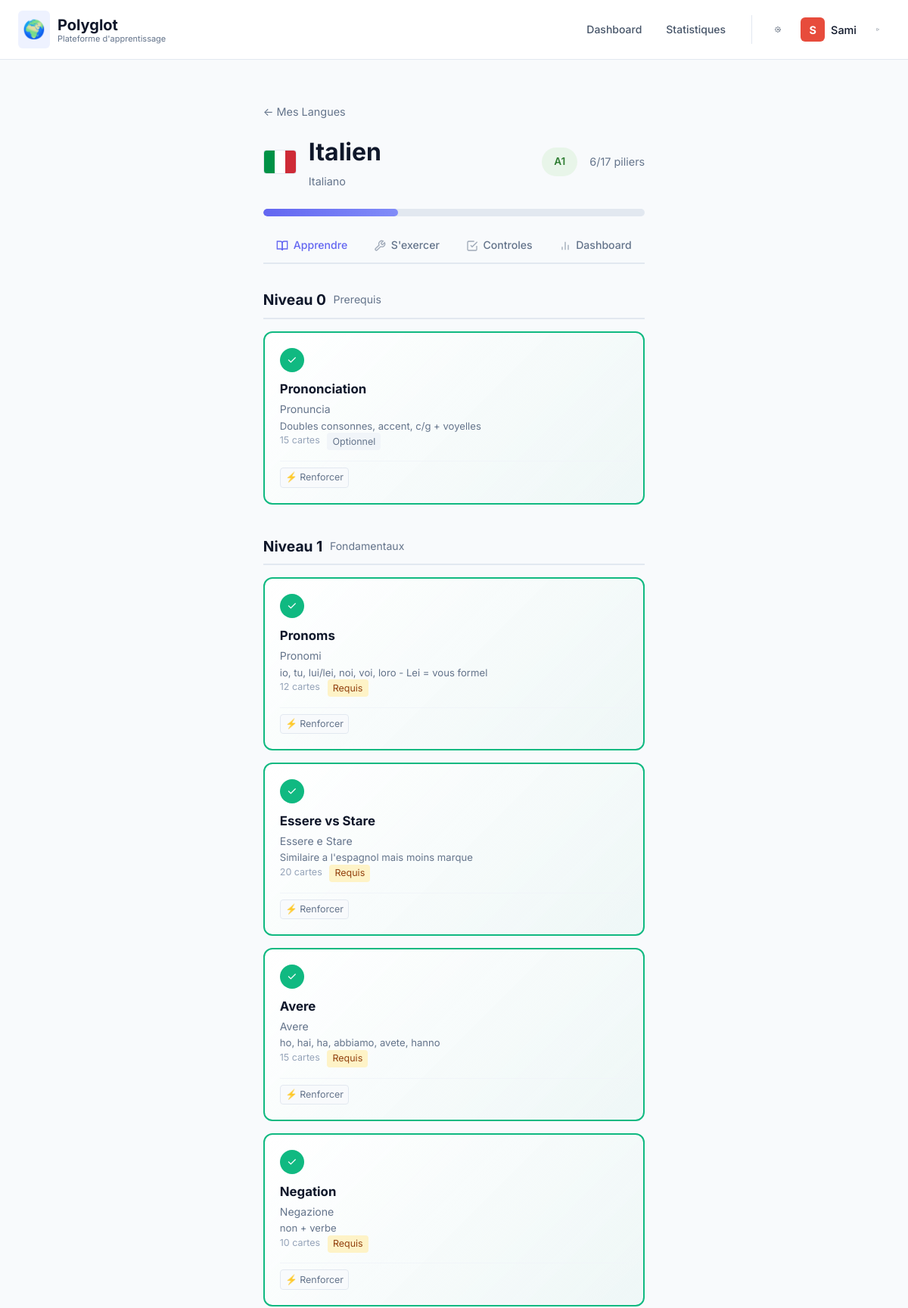
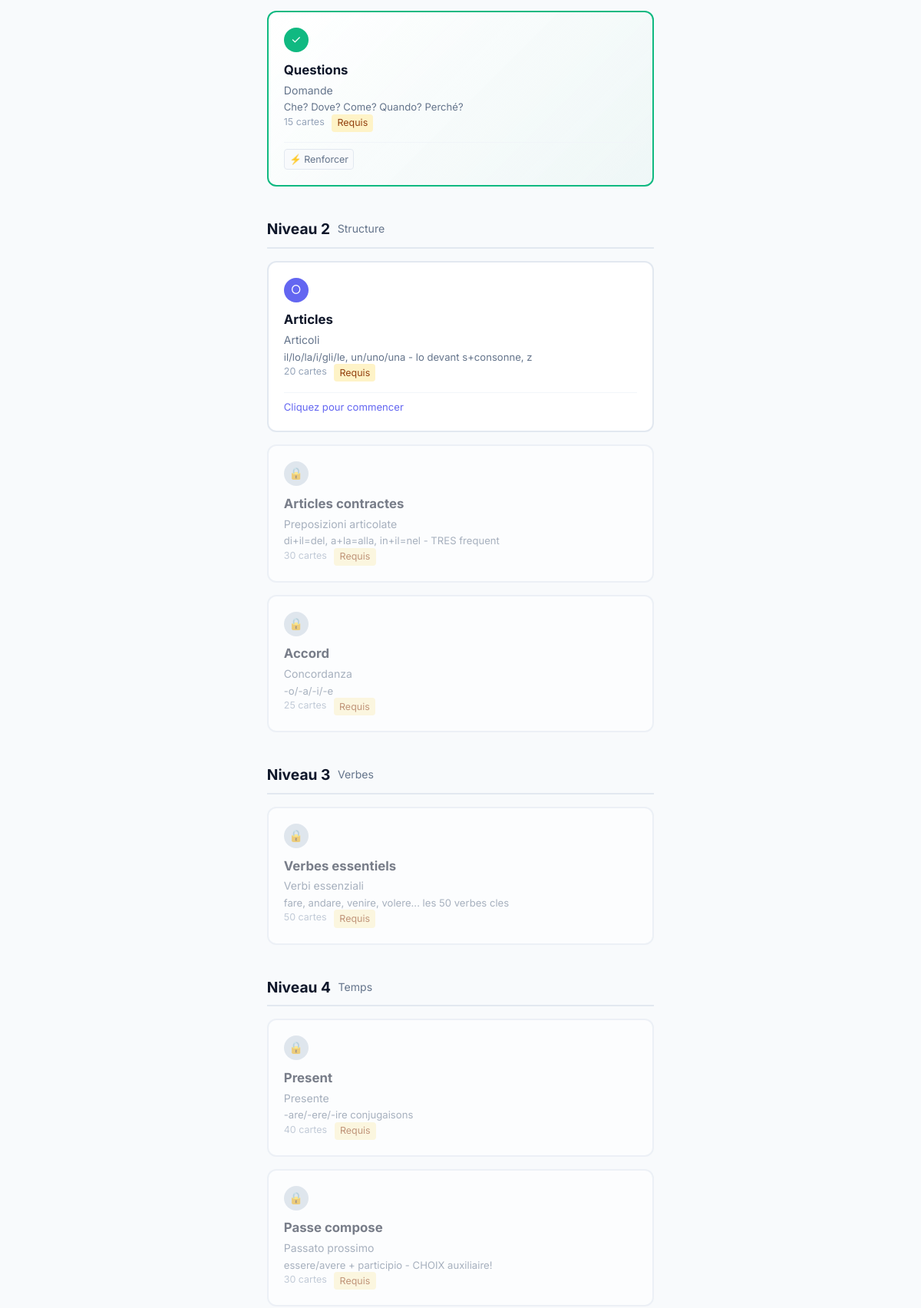
Screenshot of /pillars/it (signed in, upper part) with the database file from the repository (2 pictures, top to bottom).
### app/models.py (models this page shows, shortened)
class User(UserMixin, db.Model):
    id = db.Column(db.Integer, primary_key=True)
    username = db.Column(db.String(80), unique=True, nullable=False)
    password_hash = db.Column(db.String(256))  # Password obligatoire pour nouveaux users
    is_pro = db.Column(db.Boolean, default=False)
    avatar_color = db.Column(db.String(7), default='#3498db')
    created_at = db.Column(db.DateTime, default=datetime.utcnow)
    learner_profile = db.Column(db.JSON, default=lambda: {
        'native_language': 'fr',
        'known_languages': [],  # [{code, level, years}]
        'learning_style': 'balanced',  # visual, auditory, reading, kinesthetic, balanced
        'correction_preference': 'moderate',  # strict, moderate, encouraging
        'goals': [],  # conversation, travel, work, exams, culture
        'daily_time_available': 30  # minutes
    })
    decks = db.relationship('Deck', backref='user', lazy=True, cascade='all, delete-orphan')
    languages = db.relationship('UserLanguage', backref='user', lazy=True, cascade='all, delete-orphan')

class UserLanguage(db.Model):
    id = db.Column(db.Integer, primary_key=True)
    user_id = db.Column(db.Integer, db.ForeignKey('user.id'), nullable=False)
    language_code = db.Column(db.String(10), nullable=False)  # 'ja', 'tr', 'es', 'ru', 'it', 'zh', 'ko'
    estimated_level = db.Column(db.String(5), default='A0')  # CECRL: A0, A1, A2, B1, B2, C1, C2
    started_at = db.Column(db.DateTime, default=datetime.utcnow)
    last_activity = db.Column(db.DateTime, default=datetime.utcnow)
    pillar_progress = db.Column(db.JSON, default=dict)
    show_romanization = db.Column(db.Boolean, default=True)  # Show romaji/pinyin etc.
    bridge_language = db.Column(db.String(10))  # Language to use for explanations (e.g., 'en' if user knows English well)
    total_study_time = db.Column(db.Integer, default=0)  # in minutes
    sessions_completed = db.Column(db.Integer, default=0)
    def get_pillar_status(self, pillar_id):
        if not self.pillar_progress:
            return {'status': 'locked', 'mastery': 0}
        return self.pillar_progress.get(pillar_id, {'status': 'locked', 'mastery': 0})

### app/routes/pillars.py (the view)
@bp.route('/<lang>')
def language_view(lang):
    if not g.user:
        return redirect(url_for('auth.login'))
    lang_config = get_language(lang)
    if not lang_config:
        flash(f"Langue '{lang}' non supportee", 'error')
        return redirect(url_for('pillars.index'))
    user_language = UserLanguage.query.filter_by(
        user_id=g.user.id,
        language_code=lang
    ).first()
    if not user_language:
        return redirect(url_for('pillars.onboarding', lang=lang))
    pillars_by_level = {}
    completed_pillars = []
    for pillar in lang_config['pillars']:
        progress = user_language.get_pillar_status(pillar['id'])
        if progress.get('status') == 'completed':
            completed_pillars.append(pillar['id'])
    all_deck_ids = []
    for pillar in lang_config['pillars']:
        progress = user_language.get_pillar_status(pillar['id'])
        did = progress.get('deck_id')
        if did:
            all_deck_ids.append(did)
    program_by_deck = {}
    if all_deck_ids:
        programs = TrainingProgram.query.filter(
            TrainingProgram.user_id == g.user.id,
            TrainingProgram.deck_id.in_(all_deck_ids)
        ).all()
        for p in programs:
            program_by_deck[p.deck_id] = p.id
    for pillar in lang_config['pillars']:
        level = pillar['level']
        if level not in pillars_by_level:
            pillars_by_level[level] = []
        progress = user_language.get_pillar_status(pillar['id'])
        status = progress.get('status', 'locked')
        if status == 'locked':
            if check_pillar_available(lang, pillar['id'], completed_pillars):
                status = 'available'
        deck_id = progress.get('deck_id')
        pillars_by_level[level].append({
            'config': pillar,
            'status': status,
            'mastery': progress.get('mastery', 0),
            'deck_id': deck_id,
            'program_id': program_by_deck.get(deck_id),
        })
    sorted_levels = sorted(pillars_by_level.keys())
    return render_template('pillars/language.html',
                         lang_config=lang_config,
                         lang_code=lang,
                         user_language=user_language,
                         pillars_by_level=pillars_by_level,
                         sorted_levels=sorted_levels,
                         completed_count=len(completed_pillars),
                         total_count=len(lang_config['pillars']))

### app/pillar_config.py (called while the page is built)
def get_language(code):
    return LANGUAGES.get(code)

def get_pillars_for_language(code):
    lang = LANGUAGES.get(code)
    return lang['pillars'] if lang else []

def get_pillar(language_code, pillar_id):
    pillars = get_pillars_for_language(language_code)
    for p in pillars:
        if p['id'] == pillar_id:
            return p
    return None

def get_pillar_prereqs(language_code, pillar_id):
    pillar = get_pillar(language_code, pillar_id)
    return pillar.get('prereq', []) if pillar else []

def check_pillar_available(language_code, pillar_id, completed_pillars):
    prereqs = get_pillar_prereqs(language_code, pillar_id)
    return all(p in completed_pillars for p in prereqs)

### app/routes/auth.py (called while the page is built)
@bp.before_app_request
def load_logged_in_user():
    if current_user.is_authenticated:
        g.user = current_user
    else:
        g.user = None

### app/routes/pillars.py (called while the page is built)
@bp.before_request
def check_login():
    if not g.user:
        return redirect(url_for('auth.login'))

### app/templates/pillars/language.html (shortened to what this page needs)
{% extends "base.html" %}
{% block content %}
<div class="pl-container">
    <a href="{{ url_for('pillars.index') }}" class="pl-back">&larr; Mes Langues</a>
    <div class="pl-header-row">
        <div class="pl-lang-info">
            <span class="pl-flag f-{{ lang_config.flag }}"></span>
            <div>
                <h1>{{ lang_config.name }}</h1>
                <span class="pl-native">{{ lang_config.native_name }}</span>
            </div>
        </div>
        <div class="pl-level-info">
            <span class="pl-level-badge pl-level-{{ user_language.estimated_level|lower }}">{{ user_language.estimated_level }}</span>
            <span class="pl-progress-text">{{ completed_count }}/{{ total_count }} piliers</span>
        </div>
    </div>
    <div class="pl-progress-bar">
        <div class="pl-progress-fill" style="width: {{ (completed_count / total_count * 100) if total_count > 0 else 0 }}%"></div>
    </div>
    <nav class="pl-tabs">
        <a href="{{ url_for('pillars.language_view', lang=lang_code) }}" class="pl-tab active">
            <svg width="16" height="16" viewBox="0 0 24 24" fill="none" stroke="currentColor" stroke-width="2"><path d="M2 3h6a4 4 0 0 1 4 4v14a3 3 0 0 0-3-3H2z"/><path d="M22 3h-6a4 4 0 0 0-4 4v14a3 3 0 0 1 3-3h7z"/></svg>
            Apprendre
        </a>
        <a href="{{ url_for('pillar_exercises.exercises_list', lang=lang_code) }}" class="pl-tab">
            <svg width="16" height="16" viewBox="0 0 24 24" fill="none" stroke="currentColor" stroke-width="2"><path d="M14.7 6.3a1 1 0 0 0 0 1.4l1.6 1.6a1 1 0 0 0 1.4 0l3.77-3.77a6 6 0 0 1-7.94 7.94l-6.91 6.91a2.12 2.12 0 0 1-3-3l6.91-6.91a6 6 0 0 1 7.94-7.94l-3.76 3.76z"/></svg>
            S'exercer
        </a>
        <a href="{{ url_for('assessments.assessment_hub', lang=lang_code) }}" class="pl-tab">
            <svg width="16" height="16" viewBox="0 0 24 24" fill="none" stroke="currentColor" stroke-width="2"><path d="M9 11l3 3L22 4"/><path d="M21 12v7a2 2 0 0 1-2 2H5a2 2 0 0 1-2-2V5a2 2 0 0 1 2-2h11"/></svg>
            Controles
        </a>
        <a href="{{ url_for('assessments.cecr_dashboard', lang=lang_code) }}" class="pl-tab">
            <svg width="16" height="16" viewBox="0 0 24 24" fill="none" stroke="currentColor" stroke-width="2"><path d="M18 20V10"/><path d="M12 20V4"/><path d="M6 20v-6"/></svg>
            Dashboard
        </a>
    </nav>
    {% for level in sorted_levels %}
    <div class="pl-level">
        <div class="pl-level-head">
            <h2>
                Niveau {{ level }}
                <span class="pl-level-sub">
                    {% if level == 0 %}Prerequis{% elif level == 1 %}Fondamentaux{% elif level == 2 %}Structure{% elif level == 3 %}Verbes{% elif level == 4 %}Temps{% elif level == 5 %}Complexe{% endif %}
                </span>
            </h2>
        </div>
        <div class="pl-grid">
            {% for pillar in pillars_by_level[level] %}
            {% set is_clickable = pillar.status != 'locked' %}
            <div class="pl-card st-{{ pillar.status }}"
                 data-pid="{{ pillar.config.id }}"
                 data-clickable="{{ 'true' if is_clickable else 'false' }}">
                <div class="pl-card-icon ic-{{ pillar.status }}">
                    {% if pillar.status == 'completed' %}&#10003;{% elif pillar.status == 'in_progress' %}&#9684;{% elif pillar.status == 'available' %}&#9675;{% else %}&#128274;{% endif %}
                </div>
                <div>
                    <h3>{{ pillar.config.name }}</h3>
                    {% if pillar.config.native_name %}<span class="pl-card-native">{{ pillar.config.native_name }}</span>{% endif %}
                    <p class="pl-card-desc">{{ pillar.config.description }}</p>
                    <div class="pl-card-meta">
                        <span class="card-cnt">{{ pillar.config.cards }} cartes</span>
                        {% if pillar.config.required %}<span class="badge-req">Requis</span>{% else %}<span class="badge-opt">Optionnel</span>{% endif %}
                    </div>
                </div>
                {% if pillar.status == 'available' %}
                <div class="pl-card-hint">Cliquez pour commencer</div>
                {% elif pillar.status == 'in_progress' or pillar.status == 'completed' %}
                <div class="pl-card-actions">
                    <a href="{{ url_for('pillar_exercises.exercises_list', lang=lang_code, pillar=pillar.config.id) }}" onclick="event.stopPropagation()">&#9889; {{ 'Pratiquer' if pillar.status == 'in_progress' else 'Renforcer' }}</a>
                </div>
                {% endif %}
            </div>
            {% endfor %}
        </div>
    </div>
    {% endfor %}
</div>
{% endblock %}

### app/templates/base.html (shortened to what this page needs)
<!DOCTYPE html>
<html lang="fr">
<head>
    <link rel="stylesheet" href="{{ url_for('static', filename='css/style.css') }}">
</head>
<body>
    {% block navbar %}
    <nav class="navbar">
        <div class="navbar-inner">
            <div class="nav-brand">
                <a href="{{ url_for('main.index') }}">
                    <span class="logo-icon">🌍</span>
                    <span class="brand-text">
                        Polyglot
                        <small>Plateforme d'apprentissage</small>
                    </span>
                </a>
            </div>
            <ul class="nav-links">
                <li><a href="{{ url_for('main.index') }}"
                        class="{% if request.endpoint == 'main.index' %}active{% endif %}">
                        Dashboard
                    </a></li>
                <li><a href="{{ url_for('stats.global_stats') }}"
                        class="{% if 'stats' in request.endpoint %}active{% endif %}">
                        Statistiques
                    </a></li>
                {% if g.user %}
                <li class="nav-user-section">
                    <a href="{{ url_for('auth.profile_settings') }}" class="settings-btn" title="Paramètres">
                    </a>
                    <div class="user-avatar-link" title="{{ g.user.username }}">
                        <div class="user-avatar" style="background-color: {{ g.user.avatar_color }};">
                            {{ g.user.username[0]|upper }}
                        </div>
                        <span class="user-name">{{ g.user.username }}</span>
                    </div>
                    <a href="{{ url_for('auth.logout') }}" class="logout-btn" title="Déconnexion">
                        <svg width="18" height="18" viewBox="0 0 24 24" fill="none" stroke="currentColor"
                            stroke-width="2" stroke-linecap="round" stroke-linejoin="round">
                            <path d="M9 21H5a2 2 0 0 1-2-2V5a2 2 0 0 1 2-2h4"></path>
                            <polyline points="16 17 21 12 16 7"></polyline>
                            <line x1="21" y1="12" x2="9" y2="12"></line>
                        </svg>
                    </a>
                </li>
                {% endif %}
            </ul>
        </div>
    </nav>
    {% endblock %}
    <main class="{% block main_class %}container{% endblock %}">
        {% block content %}{% endblock %}
    </main>
</body>
</html>

### app/static/css/style.css (style rules this page uses)
:root { --primary: #6366f1; --primary-dark: #4f46e5; --primary-light: #818cf8; --primary-subtle: #eef2ff; --accent: #14b8a6; --accent-light: #5eead4; --success: #22c55e; --success-light: #86efac; --danger: #f43f5e; --danger-light: #fda4af; --warning: #eab308; --info: #06b6d4; --dark: #0f172a; --dark-secondary: #1e293b; --gray-900: #334155; --gray-700: #475569; --gray-500: #64748b; --gray-400: #94a3b8; --gray-300: #cbd5e1; --gray-200: #e2e8f0; --gray-100: #f1f5f9; --gray-50: #f8fafc; --white: #ffffff; --stat-due: #f43f5e; --stat-new: #0ea5e9; --stat-learning: #eab308; --stat-mastered: #22c55e; --radius: 10px; --radius-lg: 14px; --radius-sm: 6px; --shadow-sm: 0 1px 2px rgba(0, 0, 0, 0.05); --shadow: 0 1px 3px rgba(0, 0, 0, 0.1), 0 1px 2px rgba(0, 0, 0, 0.06); --shadow-md: 0 4px 6px -1px rgba(0, 0, 0, 0.1), 0 2px 4px -1px rgba(0, 0, 0, 0.06); --shadow-lg: 0 10px 15px -3px rgba(0, 0, 0, 0.1), 0 4px 6px -2px rgba(0, 0, 0, 0.05); }
* { box-sizing: border-box; margin: 0; padding: 0; }
body { font-family: 'Inter', -apple-system, BlinkMacSystemFont, 'Segoe UI', Roboto, sans-serif; background: var(--gray-50); color: var(--dark); line-height: 1.6; min-height: 100vh; display: flex; flex-direction: column; }
a { color: var(--primary); text-decoration: none; }
.navbar { background: var(--white); border-bottom: 1px solid var(--gray-200); position: sticky; top: 0; z-index: 100; }
.navbar-inner { max-width: 1200px; margin: 0 auto; padding: 0.875rem 1.5rem; display: flex; justify-content: space-between; align-items: center; }
.nav-brand a { color: var(--dark); text-decoration: none; font-size: 1.25rem; font-weight: 700; display: flex; align-items: center; gap: 0.625rem; }
.nav-brand .logo-icon { font-size: 1.5rem; background: var(--primary-subtle); padding: 0.375rem; border-radius: var(--radius-sm); }
.nav-brand .brand-text { display: flex; flex-direction: column; line-height: 1.2; }
.nav-brand .brand-text small { font-size: 0.6875rem; font-weight: 400; color: var(--gray-500); }
.nav-links { list-style: none; display: flex; gap: 0.25rem; }
.nav-links a { color: var(--gray-700); text-decoration: none; padding: 0.5rem 0.875rem; border-radius: var(--radius-sm); transition: all 0.15s ease; display: flex; align-items: center; gap: 0.375rem; font-size: 0.875rem; font-weight: 500; }
.nav-user-section { display: flex; align-items: center; gap: 0.75rem; margin-left: 1rem; padding-left: 1rem; border-left: 1px solid var(--gray-200); }
.settings-btn { display: flex; align-items: center; justify-content: center; width: 36px; height: 36px; border-radius: var(--radius-sm); color: var(--gray-500); transition: all 0.2s ease; }
.settings-btn svg { width: 20px; height: 20px; }
.user-avatar-link { display: flex; align-items: center; gap: 0.5rem; padding: 0 !important; }
.user-avatar { width: 32px; height: 32px; border-radius: var(--radius-sm); color: white; display: flex; align-items: center; justify-content: center; font-weight: bold; font-size: 0.9rem; }
.user-name { font-weight: 500; color: var(--dark); font-size: 0.9rem; }
.logout-btn { display: flex; align-items: center; justify-content: center; width: 32px; height: 32px; border-radius: var(--radius-sm); color: var(--gray-500); transition: all 0.2s ease; text-decoration: none; }
.logout-btn svg { width: 18px; height: 18px; }
.container { max-width: 1100px; margin: 0 auto; padding: 1.5rem; flex: 1; }

### rows the page displays
User: user "S", user.username "Sami"
UserLanguage: estimated_level "A1"

### other values shown
{{ lang_config.name }} "Italien"
{{ lang_config.native_name }} "Italiano"
{{ completed_count }} "6"
{{ total_count }} "17"
{{ level }} "0" "1" "2" "3" "4"
{{ pillar.config.name }} "Prononciation" "Pronoms" "Essere vs Stare" "Avere" "Negation" "Questions" "Articles" "Articles contractes" "Accord" "Verbes essentiels" "Present" "Passe compose"
{{ pillar.config.native_name }} "Pronuncia" "Pronomi" "Essere e Stare" "Avere" "Negazione" "Domande" "Articoli" "Preposizioni articolate" "Concordanza" "Verbi essenziali" "Presente" "Passato prossimo"
{{ pillar.config.description }} "Doubles consonnes, accent, c/g + voyelles" "io, tu, lui/lei, noi, voi, loro - Lei = vous formel" "Similaire a l'espagnol mais moins marque" "ho, hai, ha, abbiamo, avete, hanno" "non + verbe" "Che? Dove? Come? Quando? Perché?" "il/lo/la/i/gli/le, un/uno/una - lo devant s+consonne, z" "di+il=del, a+la=alla, in+il=nel - TRES frequent" "-o/-a/-i/-e" "fare, andare, venire, volere... les 50 verbes cles" "-are/-ere/-ire conjugaisons" "essere/avere + participio - CHOIX auxiliaire!"
{{ pillar.config.cards }} "15" "12" "20" "15" "10" "15" "20" "30" "25" "50" "40" "30"
{{ 'Pratiquer' if pillar.status == 'in_progress' else 'Renforcer' }} "Renforcer" "Renforcer" "Renforcer" "Renforcer" "Renforcer" "Renforcer"
